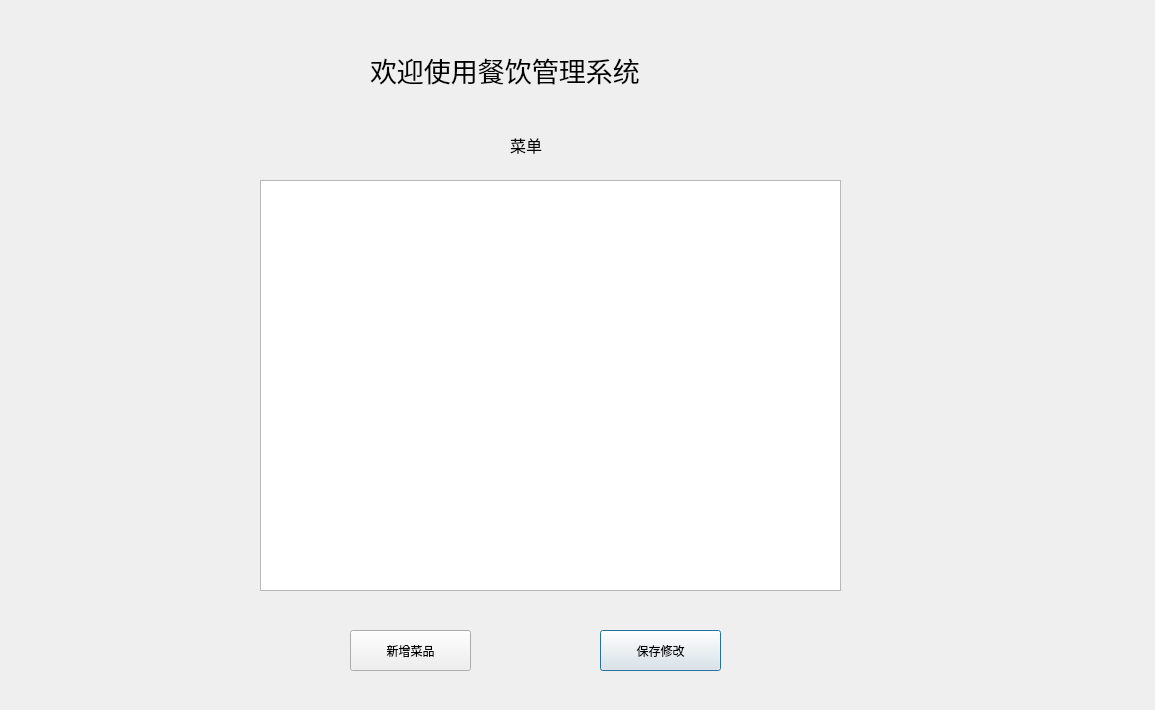
<?xml version="1.0" encoding="UTF-8"?>
<ui version="4.0">
 <class>ManagerDish</class>
 <widget class="QDialog" name="ManagerDish">
  <property name="geometry">
   <rect>
    <x>0</x>
    <y>0</y>
    <width>1155</width>
    <height>710</height>
   </rect>
  </property>
  <property name="windowTitle">
   <string>Dialog</string>
  </property>
  <widget class="QLabel" name="label">
   <property name="geometry">
    <rect>
     <x>370</x>
     <y>20</y>
     <width>421</width>
     <height>101</height>
    </rect>
   </property>
   <property name="text">
    <string>&lt;html&gt;&lt;head/&gt;&lt;body&gt;&lt;p&gt;&lt;span style=&quot; font-size:20pt;&quot;&gt;欢迎使用餐饮管理系统&lt;/span&gt;&lt;/p&gt;&lt;/body&gt;&lt;/html&gt;</string>
   </property>
  </widget>
  <widget class="QLabel" name="label_2">
   <property name="geometry">
    <rect>
     <x>510</x>
     <y>130</y>
     <width>51</width>
     <height>31</height>
    </rect>
   </property>
   <property name="text">
    <string>&lt;html&gt;&lt;head/&gt;&lt;body&gt;&lt;p&gt;&lt;span style=&quot; font-size:12pt;&quot;&gt;菜单&lt;/span&gt;&lt;/p&gt;&lt;/body&gt;&lt;/html&gt;</string>
   </property>
  </widget>
  <widget class="QTableWidget" name="tableWidget">
   <property name="geometry">
    <rect>
     <x>260</x>
     <y>180</y>
     <width>581</width>
     <height>411</height>
    </rect>
   </property>
  </widget>
  <widget class="QPushButton" name="pushButton">
   <property name="geometry">
    <rect>
     <x>600</x>
     <y>630</y>
     <width>121</width>
     <height>41</height>
    </rect>
   </property>
   <property name="text">
    <string>保存修改</string>
   </property>
  </widget>
  <widget class="QPushButton" name="pushButton_2">
   <property name="geometry">
    <rect>
     <x>350</x>
     <y>630</y>
     <width>121</width>
     <height>41</height>
    </rect>
   </property>
   <property name="text">
    <string>新增菜品</string>
   </property>
  </widget>
 </widget>
 <resources/>
 <connections/>
</ui>
